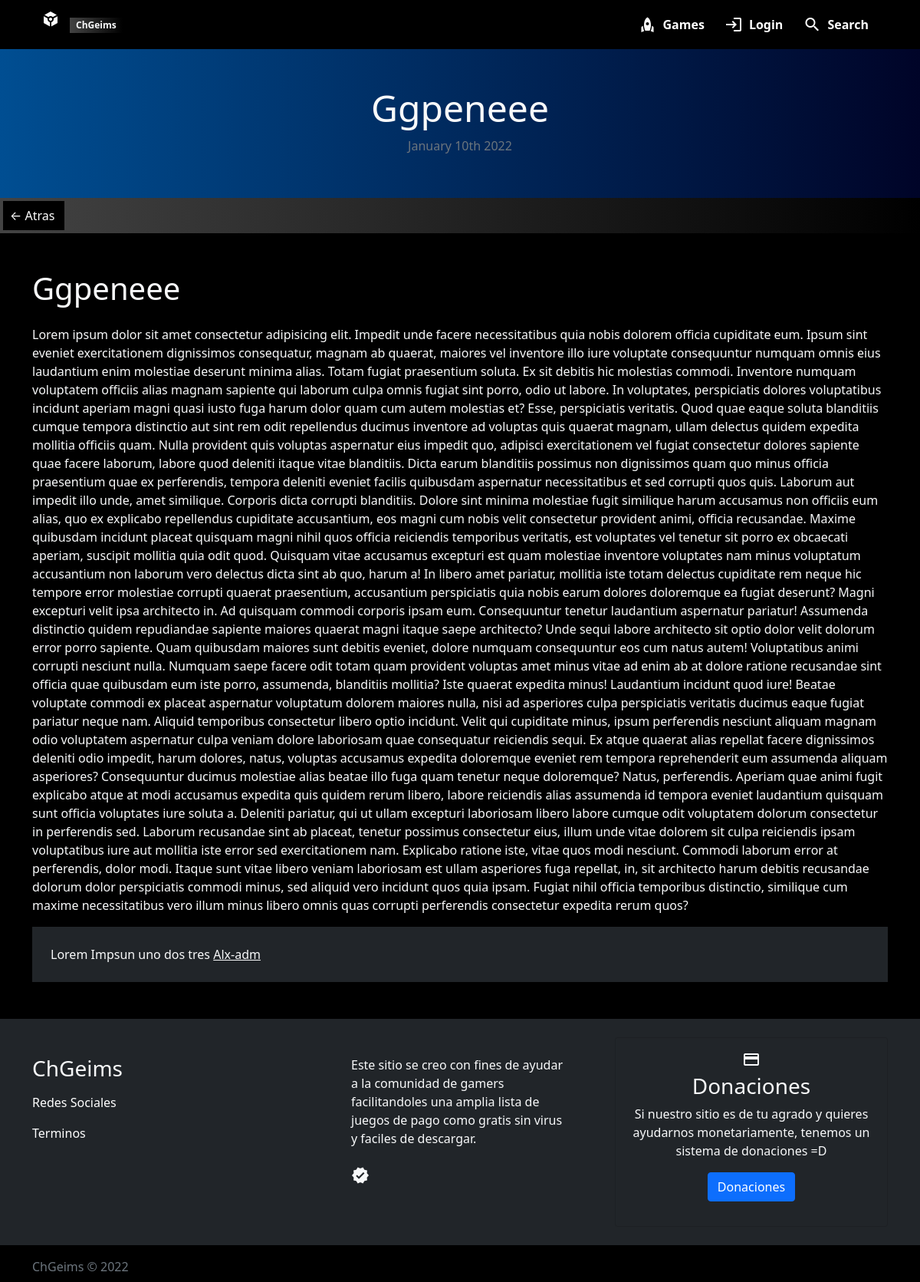
Page /2/news-detail/ on the committed database.
### app/models.py (models this page shows, shortened)
class Post(models.Model):
    title = models.CharField(max_length=200, unique=True)
    author = models.ForeignKey(
        User, on_delete=models.CASCADE, related_name="blog_posts"
    )
    number = models.IntegerField(unique=True)
    updated_on = models.DateTimeField(auto_now=True)
    description = models.CharField(max_length=75, unique=True)
    content = models.TextField()
    copiri = models.CharField(max_length=75, unique=True, null=True)
    url = URLField(blank=True, null=True)
    created_on = models.DateTimeField(auto_now_add=True)
    image = models.ImageField(upload_to="app.images")
    class Meta:
        ordering = ["-created_on"]

### app/views.py (the view)
# urls.py: path("<int:id>/news-detail/", views.news_detail, name="news_detail"),
def news_detail(request, id):
    posts = get_object_or_404(Post, id=id)
    context = {"posts": posts}
    return render(request, "other/news_detail.html", context)

### app/templates/other/news_detail.html (shortened to what this page needs)
{% extends 'layout.html' %} {% block content %} {% load static %} {% load humanize %}
<main style="min-height: 100vh">
  <section class="bg-black">
    <div
      style="
        background: #000428; /* fallback for old browsers */
        background: -webkit-linear-gradient(
          to right,
          #004e92,
          #000428
        ); /* Chrome 10-25, Safari 5.1-6 */
        background: linear-gradient(
          to right,
          #004e92,
          #000428
        ); /* W3C, IE 10+/ Edge, Firefox 16+, Chrome 26+, Opera 12+, Safari 7+ */
      "
    >
      <div class="container">
        <div class="row p-5">
          <div class="col-xs-12">
            <div class="d-flex justify-content-center mb-2">
              <header class="header-container">
                <div class="container h-100">
                  <div class="row text-center">
                    <div class="col-xs-12">
                      <h1 class="display-5">{{posts.title | capfirst}}</h1>
                      <time class="text-center text-muted"
                        >{{posts.created_on|date:'F jS Y'}}</time
                      >
                    </div>
                  </div>
                </div>
              </header>
            </div>
          </div>
        </div>
      </div>
    </div>
    <div
      class="d-flex justify-content-between align-items-center p-1"
      style="
        background: #000000; /* fallback for old browsers */
        background: -webkit-linear-gradient(
          to right,
          #434343,
          #000000
        ); /* Chrome 10-25, Safari 5.1-6 */
        background: linear-gradient(
          to right,
          #434343,
          #000000
        ); /* W3C, IE 10+/ Edge, Firefox 16+, Chrome 26+, Opera 12+, Safari 7+ */
      "
    >
      <a
        href="#"
        onclick="backPage()"
        class="btn px-2 rounded-0 d-flex align-items-center bg-black text-white"
      >
        <span class="me-1">&larr; Atras</span>
      </a>
    </div>
  </section>
  <section>
    <div class="container text-left my-5 article-section">
      <h1>{{posts.title|capfirst}}</h1>
      <div class="py-3">{{posts.content}}</div>
      <p class="bg-dark p-4">
        {{posts.copiri|capfirst}}
        <a href="{{posts.url}}" class="text-light">{{posts.author|capfirst}}</a>
      </p>
    </div>
  </section>
</main>
{% endblock %}

### app/templates/layout.html (shortened to what this page needs)
{% load static %}
<!DOCTYPE html>
<html lang="en">
  <head>
    <link
      href="https://cdn.jsdelivr.net/npm/bootstrap@5.1.3/dist/css/bootstrap.min.css"
      rel="stylesheet"
    />
    <link rel="stylesheet" href="{% static 'main.css' %}" />
  </head>
  <body class="text-light bg-black">
    {% include 'partials/navbar.html' %}
    {% block content %} {% endblock %}
    <section class="bg-dark p-4">
      <div class="container">
        <div class="row">
          <div class="col-md-4 py-4">
            <h3>ChGeims</h3>
            <ul class="list-unstyled">
              <li class="text-start my-3">
                <a
                  class="text-decoration-none text-white"
                  href="#"
                  data-bs-toggle="modal"
                  data-bs-target="#exampleModal2"
                  >Redes Sociales</a
                >
              </li>
              <li class="text-start my-3">
                <a
                  class="text-decoration-none text-white"
                  href="{% url 'terms' %}"
                  >Terminos</a
                >
              </li>
            </ul>
          </div>
          <div class="col-md-4 px-5">
            <p class="my-4">
              Este sitio se creo con fines de ayudar a la comunidad de gamers
              facilitandoles una amplia lista de juegos de pago como gratis sin
              virus y faciles de descargar.
            </p>
            <span class="material-icons"> verified </span>
          </div>
          <div class="col-md-4 text-center">
            <div class="d-flex align-items-center card card-body bg-dark h-100">
              <div>
                <span class="material-icons" id="creditcard">
                </span>
                <h3>Donaciones</h3>
                <p>
                  Si nuestro sitio es de tu agrado y quieres ayudarnos
                  monetariamente, tenemos un sistema de donaciones =D
                </p>
                <a href="{% url 'donate' %}" class="btn btn-primary"
                  >Donaciones</a
                >
              </div>
            </div>
          </div>
        </div>
      </div>
    </section>
    <footer class="mt-2">
      <div class="bg-black">
        <div class="container">
          <div class="row py-2">
            <span class="fs-6 text-muted">ChGeims © 2022</span>
          </div>
        </div>
      </div>
    </footer>
  </body>
</html>

### app/templates/partials/navbar.html (shortened to what this page needs)
{% load static %}
<nav class="navbar navbar-expand-lg navbar-dark bg-dark-fazt">
  <div class="container px-4">
    <a class="navbar-brand" href="/"
      ><span class="material-icons">
        </span>
      <h6 class="d-inline-block">
        <span
          class="badge text-light rounded-0 ms-2" style="opacity: 1; transform: none;background: #000000; /* fallback for old browsers */
          background: -webkit-linear-gradient(
            to right,
            #434343,
            #000000
          ); /* Chrome 10-25, Safari 5.1-6 */
          background: linear-gradient(
            to right,
            #434343,
            #000000
          ); /* W3C, IE 10+/ Edge, Firefox 16+, Chrome 26+, Opera 12+, Safari 7+ */
          "
          title="Beta basicamente quiere decir que este sitio se caerá, y muchisimo. ademas que estara algo lento probablemente algunas veces"
          >ChGeims</span
        >
      </h6></a
    >
    <ul class="navbar-nav ms-auto d-flex flex-row">
      <li class="nav-item" tabindex="1">
        <a
          class="btn text-white d-flex"
          aria-current="page"
          title="Busca entre todo mi contenido de Youtube (Fazt y FaztCode)"
          href="{% url 'games' %}"
          ><span class="material-icons"> rocket </span
          ><span class="ms-2 fw-bold d-none d-sm-block">Games</span></a
        >
      </li>
      <li class="nav-item">
        <button
          class="btn text-white d-flex"
          data-bs-toggle="offcanvas"
          data-bs-target="#offcanvasExample"
          aria-controls="offcanvasExample"
        >
          <span class="material-icons"> login </span
          ><span class="ms-2 fw-bold d-none d-sm-block">Login</span>
        </button>
      </li>
      <li class="nav-item">
        <button
          type="button"
          class="btn text-white d-flex"
          data-bs-toggle="modal"
          data-bs-target="#exampleModal"
        >
          <span class="material-icons"> search </span
          ><span class="ms-2 fw-bold d-none d-sm-block">Search</span>
        </button>
      </li>
    </ul>
  </div>
</nav>

### rows in the picture
Post: title "Ggpeneee", created_on "January 10th 2022", content "Lorem ipsum dolor sit amet consectetur adipisicing elit. Impedit unde facere necessitatibus quia nobis dolorem officia cupiditate eum. Ipsum sint eveniet exercitationem dignissimos consequatur, magnam ab quaerat, maiores vel inventore illo iure voluptate consequuntur numquam omnis eius laudantium enim molestiae deserunt minima alias. Totam fugiat praesentium soluta. Ex sit debitis hic molestias commodi. Inventore numquam voluptatem officiis alias magnam sapiente qui laborum culpa omnis fugiat sint porro, odio ut labore. In voluptates, perspiciatis dolores voluptatibus incidunt aperiam magni quasi iusto fuga harum dolor quam cum autem molestias et? Esse, perspiciatis veritatis. Quod quae…", copiri "Lorem Impsun uno dos tres", author "Alx-adm"
